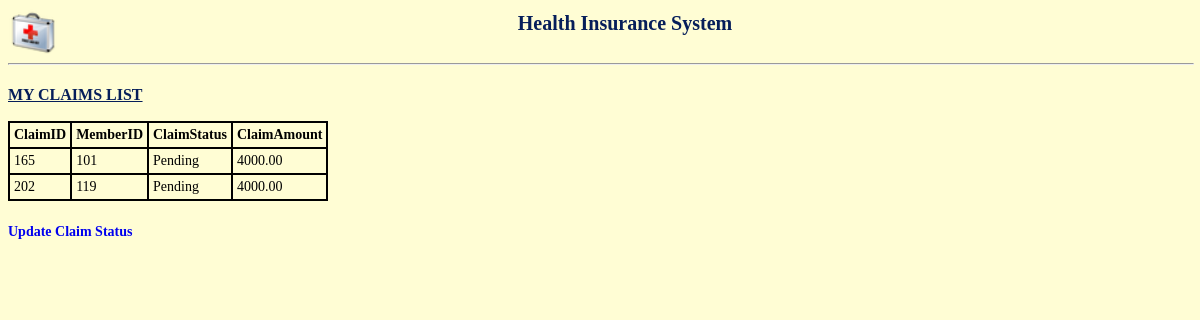
Page /PHP/claimslist.php (signed in) on the committed database.
### tables this page shows
CREATE TABLE claim (
  claimId integer AUTO_INCREMENT,
  memberid integer not null,
  doctorId  integer not null,
  claimStatus varchar(20) not null default 'Pending', 
  claimAmount   decimal(10,2) not null,
  treatment varchar(50),
  claimDate date not null,
  billId  integer not null,
  constraint pk primary key (claimId),
  constraint uk unique key (billid, memberid, doctorid),
  constraint fk1_claim foreign key (memberId) references member(memberId),
  constraint fk2_claim foreign key (doctorId) references doctor(doctorId)
);

CREATE TABLE memberRecord (
  recordNo integer AUTO_INCREMENT,
  memberID integer not null,
  planId integer,
  deductibleSpent decimal(10,2) default 0.0,
  outOfPocketSpent decimal(10,2) default 0.0,
  startDate date,
  premiumPaymentStatus ENUM('Paid', 'UnPaid') NOT NULL,
  constraint pk primary key (recordNo,memberID),  
  constraint fk1_memberrecord foreign key (memberID) references member(memberId),
  constraint fk2_memberrecord foreign key (planId) references plan(planId)
);

### PHP/claimslist.php (the view, shortened to what this page needs)
<?php
	include "header.php";
    require('dbconnect.php');
	$empid = $_SESSION['user_id'];
	$claimsql = "select c.claimid, r.memberid, c.claimstatus, c.claimamount
					from claim c, memberrecord r, employee e, updates u
					where e.empid = u.empid and u.recordno = r.recordno
					and c.memberid = r.memberid
					and e.empid =$empid order by c.claimid;	";
	$result = mysqli_query($dbConnect, $claimsql);
?>
<!DOCTYPE html>
<html>
	<h4>MY CLAIMS LIST</h4>
	<?php
		echo "<table>
		     <tr><th>ClaimID</th><th>MemberID</th><th>ClaimStatus</th><th>ClaimAmount</th></tr>";
		while($row = mysqli_fetch_array($result)){
				echo "<tr>";
				echo "<td>" . $row['claimid'] . "</td>";
				echo "<td>" . $row['memberid'] . "</td>";
				echo "<td>" . $row['claimstatus'] . "</td>";
				echo "<td>" . $row['claimamount'] . "</td>";
				echo "</tr>";
		}
		echo "</table>";
	?>
	<br>
	<h6><a href="updateclaim.php" style="text-decoration:none">Update Claim Status</a></h6>
</html>

### CSS/style.css (style rules this page uses)
h4 { line-height:10px; font-size:16px; color:#061e5a; text-decoration:underline; }
h6 { font-size:14px; color:#061e5a; margin:5px auto; }
table, th, td { font-family:verdana; font-size:14px; text-align:left; border:2px solid black; border-collapse: collapse; }
th, td { padding: 4px; }

### rows in the picture
claim: claimId "165", memberrecord.memberID "101", claimStatus "Pending", claimAmount "4000.00"
claim: claimId "202", memberrecord.memberID "119", claimStatus "Pending", claimAmount "4000.00"
